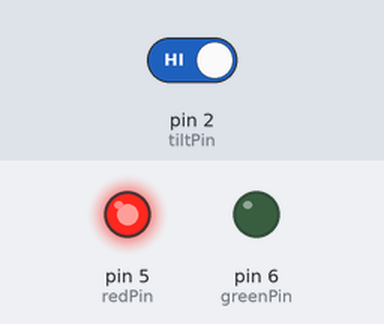
Bench run of a sketch on a simulated Arduino Uno, built with avr-gcc and run on an emulated ATmega328P. Parts: output pins drawn as LEDs (lit = HIGH). The test bench sets the inputs (shaded band); at power-on: pin 2 (tiltPin) HIGH. What the sketch prints to the serial monitor is not drawn.

Above: at 1.2 s.
1.3 s: pin 2 (tiltPin) driven LOW
At 2.5 s:
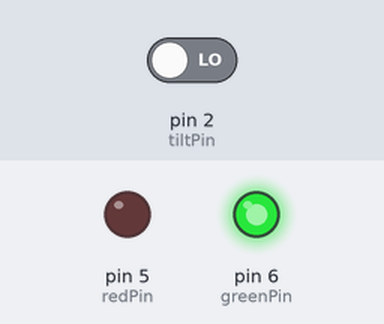
2.8 s: pin 2 (tiltPin) driven HIGH
At 3.8 s:
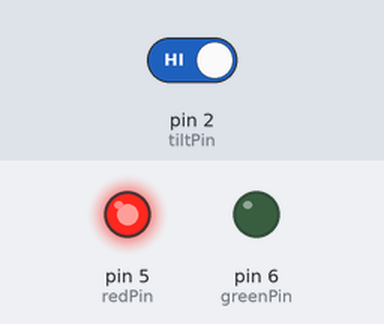
Timing chart, 0 to 5.8 s (numbered marks = the images above; inputs shaded):
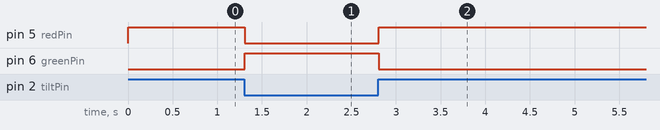

Measured:
- after the input at 1.3 s, pin 5 (redPin): HIGH → LOW at once; pin 6 (greenPin): LOW → HIGH at once
- after the input at 2.8 s, pin 5 (redPin): LOW → HIGH at once; pin 6 (greenPin): HIGH → LOW at once

The sketch:

tilt_switches.ino
```cpp
int tiltPin=2;
int tiltVal;
int redPin=5;
int greenPin=6;

void setup() {
  // put your setup code here, to run once:
pinMode(tiltPin,INPUT);
digitalWrite(tiltPin,HIGH);
pinMode(redPin,OUTPUT);
pinMode(greenPin,OUTPUT);
Serial.begin(9600);
}

void loop() {
  // put your main code here, to run repeatedly:
tiltVal=digitalRead(tiltPin);
Serial.println(tiltVal);
if(tiltVal==0){
  digitalWrite(greenPin,HIGH);
  digitalWrite(redPin,LOW);
}
else{
  digitalWrite(greenPin,LOW);
  digitalWrite(redPin,HIGH);
}
}
```
